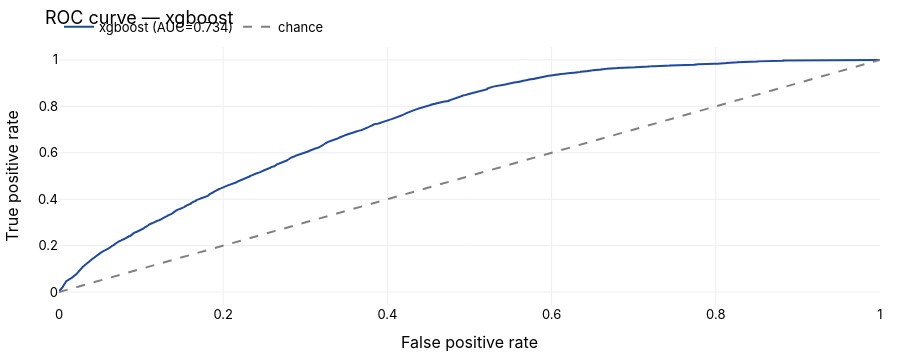
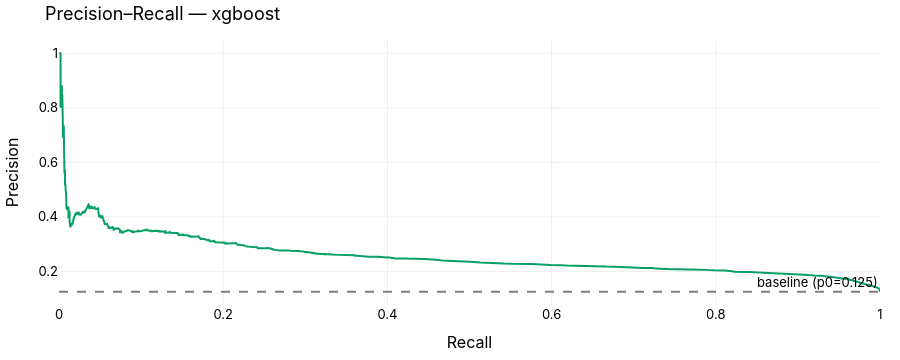
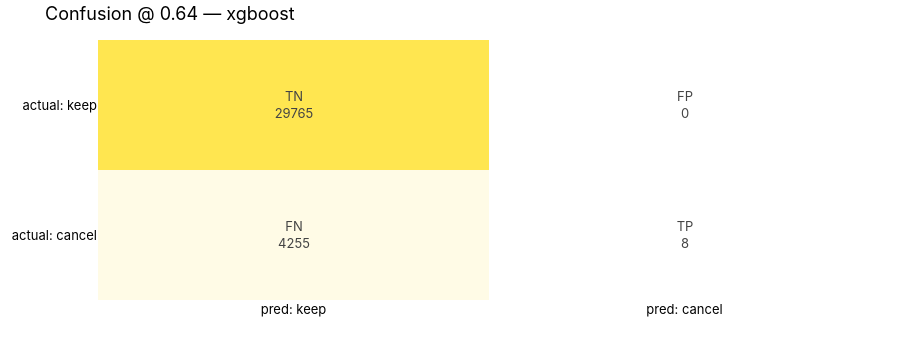

The cell these charts' notebook holds for them, in order:
### Markdown cell above
## Rigorous scoring diagnostics — XGBoost vs. baseline (+ SHAP)
Standard battery on the pooled out-of-time predictions (`yv`, `pv`) computed above: mean-rate baseline, ROC/AUC, precision–recall/AP, confusion matrix, precision/recall/F1 vs. threshold, and SHAP. Reuses the OOS scores — nothing heavy is recomputed.

### Code cell
import src.diagnostics as diag
# Reuse pooled OOS predictions (yv, pv) and the cost-optimal threshold (thr) from above.
diag.print_report(yv, pv, model_name=MODEL, threshold=thr)
diag.roc_curve_fig(yv, pv, MODEL).show()
diag.pr_curve_fig(yv, pv, MODEL).show()
diag.confusion_fig(yv, pv, thr, MODEL).show()
diag.threshold_sweep_fig(yv, pv, thr).show()

### Figure 1 — Plotly figure (JSON) as saved in the notebook; plotly's stock layout.template omitted (floating-point values rounded to 4 significant figures; data arrays with more than 128 entries replaced by an {"elided": "..."} marker saying what was removed)
{"data": [{"line": {"color": "#1E4BA1", "width": 2}, "mode": "lines", "name": "xgboost (AUC=0.734)", "type": "scatter", "x": {"elided": "9511 float values"}, "y": {"elided": "9511 float values"}}, {"line": {"color": "grey", "dash": "dash"}, "mode": "lines", "name": "chance", "type": "scatter", "x": [0, 1], "y": [0, 1]}], "layout": {"colorway": ["#FFE650", "#1E4BA1", "#08A064", "#EB6E14", "#F0B4C8", "#6E32C8", "#E62828"], "font": {"color": "#000000", "family": "Neue Haas Grotesk Display Pro, Neue Haas Grotesk, NeueHaasGroteskTextPro, Inter, Helvetica Neue, Helvetica, Arial, sans-serif", "size": 13}, "height": 360, "legend": {"orientation": "h", "x": 0, "xanchor": "left", "y": 1.02, "yanchor": "bottom"}, "margin": {"b": 40, "l": 50, "r": 20, "t": 40}, "paper_bgcolor": "#FFFFFF", "plot_bgcolor": "#FFFFFF", "title": {"text": "ROC curve — xgboost"}, "xaxis": {"gridcolor": "#EEEEEE", "showgrid": true, "title": {"text": "False positive rate"}, "zeroline": false}, "yaxis": {"gridcolor": "#EEEEEE", "showgrid": true, "title": {"text": "True positive rate"}, "zeroline": false}}}

### Figure 2 — Plotly figure (JSON) as saved in the notebook; plotly's stock layout.template omitted (floating-point values rounded to 4 significant figures; data arrays with more than 128 entries replaced by an {"elided": "..."} marker saying what was removed)
{"data": [{"line": {"color": "#08A064", "width": 2}, "mode": "lines", "name": "xgboost (AP=0.256)", "type": "scatter", "x": {"elided": "21104 float values"}, "y": {"elided": "21104 float values"}}], "layout": {"annotations": [{"showarrow": false, "text": "baseline (p0=0.125)", "x": 1, "xanchor": "right", "xref": "x domain", "y": 0.1253, "yanchor": "bottom", "yref": "y"}], "colorway": ["#FFE650", "#1E4BA1", "#08A064", "#EB6E14", "#F0B4C8", "#6E32C8", "#E62828"], "font": {"color": "#000000", "family": "Neue Haas Grotesk Display Pro, Neue Haas Grotesk, NeueHaasGroteskTextPro, Inter, Helvetica Neue, Helvetica, Arial, sans-serif", "size": 13}, "height": 360, "legend": {"orientation": "h", "x": 0, "xanchor": "left", "y": 1.02, "yanchor": "bottom"}, "margin": {"b": 40, "l": 50, "r": 20, "t": 40}, "paper_bgcolor": "#FFFFFF", "plot_bgcolor": "#FFFFFF", "shapes": [{"line": {"color": "grey", "dash": "dash"}, "type": "line", "x0": 0, "x1": 1, "xref": "x domain", "y0": 0.1253, "y1": 0.1253, "yref": "y"}], "title": {"text": "Precision–Recall — xgboost"}, "xaxis": {"gridcolor": "#EEEEEE", "showgrid": true, "title": {"text": "Recall"}, "zeroline": false}, "yaxis": {"gridcolor": "#EEEEEE", "showgrid": true, "title": {"text": "Precision"}, "zeroline": false}}}

### Figure 3 — Plotly figure (JSON) as saved in the notebook; plotly's stock layout.template omitted (floating-point values rounded to 4 significant figures)
{"data": [{"colorscale": [[0, "#FFFFFF"], [1, "#FFE650"]], "showscale": false, "text": [["TN<br>29765", "FP<br>0"], ["FN<br>4255", "TP<br>8"]], "texttemplate": "%{text}", "type": "heatmap", "x": ["pred: keep", "pred: cancel"], "y": ["actual: keep", "actual: cancel"], "z": [[29765, 0], [4255, 8]]}], "layout": {"colorway": ["#FFE650", "#1E4BA1", "#08A064", "#EB6E14", "#F0B4C8", "#6E32C8", "#E62828"], "font": {"color": "#000000", "family": "Neue Haas Grotesk Display Pro, Neue Haas Grotesk, NeueHaasGroteskTextPro, Inter, Helvetica Neue, Helvetica, Arial, sans-serif", "size": 13}, "height": 340, "legend": {"orientation": "h", "x": 0, "xanchor": "left", "y": 1.02, "yanchor": "bottom"}, "margin": {"b": 40, "l": 50, "r": 20, "t": 40}, "paper_bgcolor": "#FFFFFF", "plot_bgcolor": "#FFFFFF", "title": {"text": "Confusion @ 0.64 — xgboost"}, "xaxis": {"gridcolor": "#EEEEEE", "showgrid": true, "zeroline": false}, "yaxis": {"autorange": "reversed", "gridcolor": "#EEEEEE", "showgrid": true, "zeroline": false}}}
